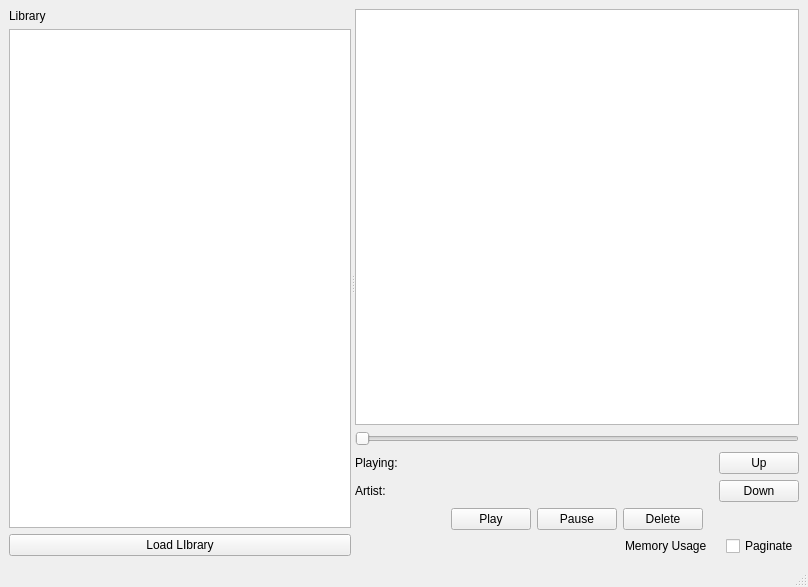
<?xml version="1.0" encoding="UTF-8"?>
<ui version="4.0">
 <class>Reproductor</class>
 <widget class="QMainWindow" name="Reproductor">
  <property name="geometry">
   <rect>
    <x>0</x>
    <y>0</y>
    <width>808</width>
    <height>587</height>
   </rect>
  </property>
  <property name="windowTitle">
   <string>Reproductor</string>
  </property>
  <widget class="QWidget" name="centralwidget">
   <layout class="QHBoxLayout" name="horizontalLayout_3">
    <item>
     <widget class="QSplitter" name="splitter">
      <property name="orientation">
       <enum>Qt::Horizontal</enum>
      </property>
      <widget class="QWidget" name="verticalLayoutWidget">
       <layout class="QVBoxLayout" name="verticalLayout">
        <item>
         <widget class="QLabel" name="label">
          <property name="text">
           <string>Library</string>
          </property>
         </widget>
        </item>
        <item>
         <widget class="QListWidget" name="listWidget_2"/>
        </item>
        <item>
         <widget class="QPushButton" name="pushButton">
          <property name="text">
           <string>Load LIbrary</string>
          </property>
         </widget>
        </item>
       </layout>
      </widget>
      <widget class="QWidget" name="layoutWidget">
       <layout class="QVBoxLayout" name="verticalLayout_2">
        <item>
         <widget class="QListWidget" name="listWidget"/>
        </item>
        <item>
         <widget class="QSlider" name="progess">
          <property name="orientation">
           <enum>Qt::Horizontal</enum>
          </property>
         </widget>
        </item>
        <item>
         <layout class="QGridLayout" name="gridLayout">
          <item row="0" column="0">
           <widget class="QLabel" name="label_2">
            <property name="text">
             <string>Playing:</string>
            </property>
           </widget>
          </item>
          <item row="0" column="1">
           <widget class="QLabel" name="songName">
            <property name="text">
             <string/>
            </property>
           </widget>
          </item>
          <item row="1" column="0">
           <widget class="QLabel" name="label_4">
            <property name="text">
             <string>Artist: </string>
            </property>
           </widget>
          </item>
          <item row="0" column="2">
           <spacer name="horizontalSpacer_3">
            <property name="orientation">
             <enum>Qt::Horizontal</enum>
            </property>
            <property name="sizeType">
             <enum>QSizePolicy::MinimumExpanding</enum>
            </property>
            <property name="sizeHint" stdset="0">
             <size>
              <width>40</width>
              <height>20</height>
             </size>
            </property>
           </spacer>
          </item>
          <item row="1" column="2">
           <spacer name="horizontalSpacer_4">
            <property name="orientation">
             <enum>Qt::Horizontal</enum>
            </property>
            <property name="sizeHint" stdset="0">
             <size>
              <width>40</width>
              <height>20</height>
             </size>
            </property>
           </spacer>
          </item>
          <item row="1" column="1">
           <widget class="QLabel" name="artistName">
            <property name="text">
             <string/>
            </property>
           </widget>
          </item>
          <item row="0" column="3">
           <widget class="QPushButton" name="pushButton_5">
            <property name="text">
             <string>Up</string>
            </property>
           </widget>
          </item>
          <item row="1" column="3">
           <widget class="QPushButton" name="pushButton_6">
            <property name="text">
             <string>Down</string>
            </property>
           </widget>
          </item>
         </layout>
        </item>
        <item>
         <layout class="QHBoxLayout" name="horizontalLayout_2">
          <item>
           <spacer name="horizontalSpacer">
            <property name="orientation">
             <enum>Qt::Horizontal</enum>
            </property>
            <property name="sizeHint" stdset="0">
             <size>
              <width>40</width>
              <height>20</height>
             </size>
            </property>
           </spacer>
          </item>
          <item>
           <widget class="QPushButton" name="pushButton_2">
            <property name="text">
             <string>Play</string>
            </property>
           </widget>
          </item>
          <item>
           <widget class="QPushButton" name="pushButton_3">
            <property name="text">
             <string>Pause</string>
            </property>
           </widget>
          </item>
          <item>
           <widget class="QPushButton" name="pushButton_4">
            <property name="text">
             <string>Delete</string>
            </property>
           </widget>
          </item>
          <item>
           <spacer name="horizontalSpacer_5">
            <property name="orientation">
             <enum>Qt::Horizontal</enum>
            </property>
            <property name="sizeHint" stdset="0">
             <size>
              <width>40</width>
              <height>20</height>
             </size>
            </property>
           </spacer>
          </item>
         </layout>
        </item>
        <item>
         <layout class="QHBoxLayout" name="horizontalLayout">
          <item>
           <spacer name="horizontalSpacer_2">
            <property name="orientation">
             <enum>Qt::Horizontal</enum>
            </property>
            <property name="sizeHint" stdset="0">
             <size>
              <width>40</width>
              <height>20</height>
             </size>
            </property>
           </spacer>
          </item>
          <item>
           <widget class="QLabel" name="label_3">
            <property name="text">
             <string>Memory Usage</string>
            </property>
           </widget>
          </item>
          <item>
           <widget class="QLabel" name="mem">
            <property name="text">
             <string/>
            </property>
           </widget>
          </item>
          <item>
           <widget class="QCheckBox" name="checkBox">
            <property name="text">
             <string>Paginate</string>
            </property>
           </widget>
          </item>
         </layout>
        </item>
       </layout>
      </widget>
     </widget>
    </item>
   </layout>
  </widget>
  <widget class="QMenuBar" name="menubar">
   <property name="geometry">
    <rect>
     <x>0</x>
     <y>0</y>
     <width>808</width>
     <height>21</height>
    </rect>
   </property>
  </widget>
  <widget class="QStatusBar" name="statusbar"/>
 </widget>
 <resources/>
 <connections/>
</ui>
